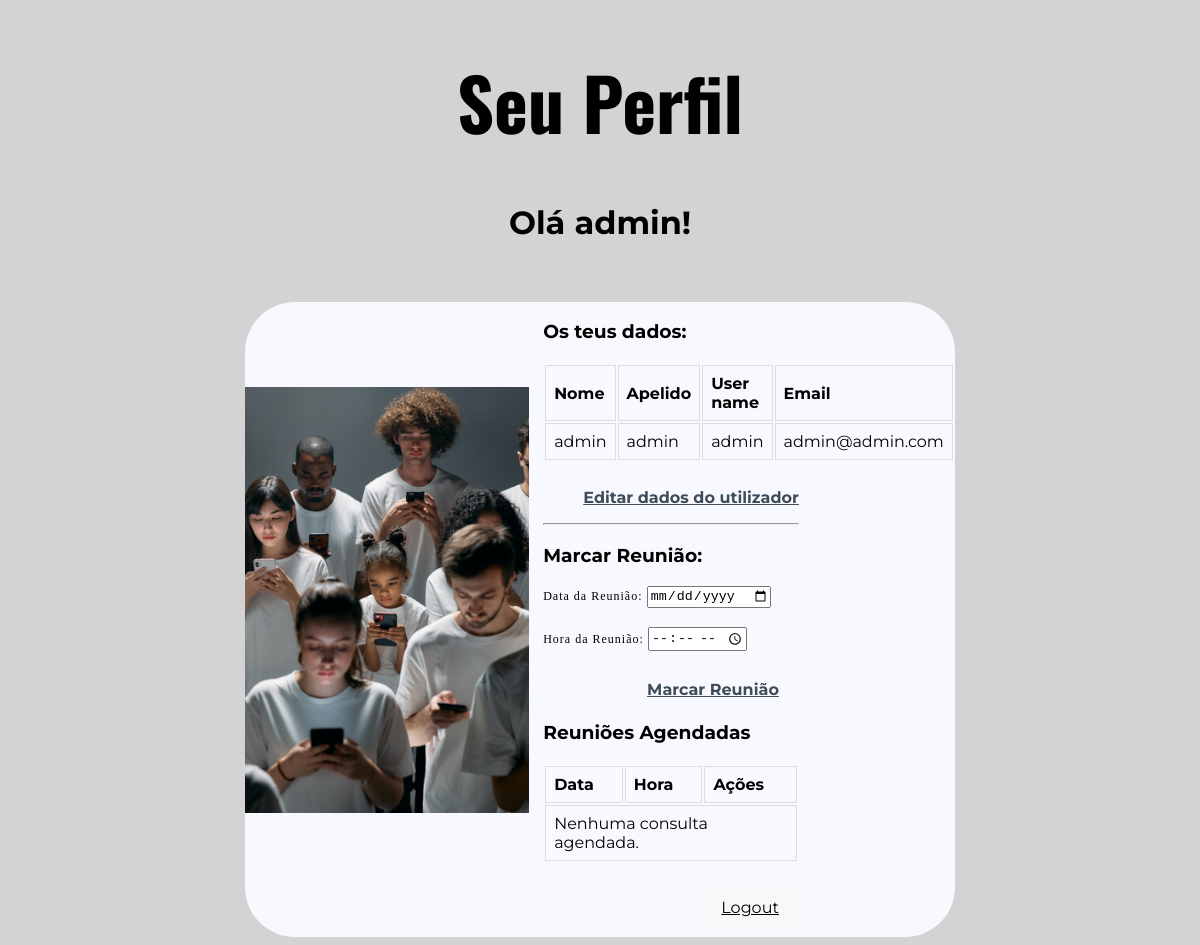
The app's page /login/perfil_utilizador.php (signed in) with its own data.
### tables this page shows
CREATE TABLE `Utilizadores` (
  `user_id` int(11) NOT NULL,
  `nome` varchar(255) DEFAULT NULL,
  `apelido` varchar(255) DEFAULT NULL,
  `user_name` varchar(255) DEFAULT NULL,
  `email` varchar(255) DEFAULT NULL,
  `password` varchar(255) DEFAULT NULL,
  `user_type` varchar(255) DEFAULT NULL
);

### login/perfil_utilizador.php (the view, shortened to what this page needs)
<?php
 $conn = MysqliConnection::getInstance()->getConnection();
$sql = "SELECT nome, apelido, user_name, password  FROM utilizadores WHERE user_id = " . $_SESSION["user_id"];
$result = $conn->query($sql);
if ($result->num_rows == 1) {
    $row = $result->fetch_assoc();
    $nome = $row['nome'];
    $apelido = $row['apelido'];
    $user_name = $row['user_name'];
} else {
    echo "Perfil de usuário não encontrado.";
}
?>
<!DOCTYPE html>
<html lang="pt">
<head>
</head>
<body class="p-3 m-0 border-0 bd-example m-0 border-0">
    <h1 id="perfil-h1">Seu Perfil</h1>
    <h4 id="perfil-h4">Olá <?php echo $nome; ?>! </h4>
    <div class="caixa1 row">
<div class="col-6">
    <img src="imagens/user.jpg" alt="persona" width="100%" height="auto";>
    <?php
    $user_id = $_SESSION['user_id'];
    $servername = "localhost";
    $username = "root";
    $password_db = "root";
    $dbname = "cpphp_ex";
    $conn = new mysqli($servername, $username, $password_db, $dbname);
    $sql = "SELECT nome, apelido, user_name, email FROM utilizadores WHERE user_id = $user_id";
    $result = $conn->query($sql);
    if ($result->num_rows == 1) {
        $row = $result->fetch_assoc();
        $nome = $row['nome'];
        $apelido = $row['apelido'];
        $user_name = $row['user_name'];
        $email = $row['email'];
    } else {
        echo "Perfil de usuário não encontrado.";
    }
    ?>
      </div>
<div class="col-6 area-welcome">
<h3>Os teus dados:</h3>
    <table class="user-table">
        <tr>
            <th>Nome</th>
            <th>Apelido</th>
            <th>User name</th>
            <th>Email</th>
        </tr>
        <tr>
            <td><?php echo $nome; ?></td>
            <td><?php echo $apelido; ?></td>
            <td><?php echo $user_name; ?></td>
            <td><?php echo $email; ?></td>
        </tr>
    </table>
    <p id="conta" style="text-align:right;margin-top:10%"><a id="registo" href="editar_perfil.php">Editar dados do utilizador</a></p>
    <hr>
    <h3>Marcar Reunião:</h3>
    <form method="POST" action="marcar_consulta.php">
        <label for="data">Data da Reunião:</label>
        <input type="date" id="data" name="data" required><br><br>
        <label for="horario">Hora da Reunião:</label>
        <input type="time" id="horario" name="horario" required><br><br>
        <input type="submit" value="Marcar Reunião" class="meu-botao-submit">
    </form>
<h3 style="margin-top:20%">Reuniões Agendadas</h3>
<table class="user-table">
    <thead>
        <tr>
            <th>Data</th>
            <th>Hora</th>
            <th>Ações</th>
        </tr>
    </thead>
    <tbody>
        <?php
        $servername = "localhost";
        $username = "root";
        $password_db = "root";
        $dbname = "cpphp_ex";
        $conn = new mysqli($servername, $username, $password_db, $dbname);
        $user_id = $_SESSION['user_id'];
        $sql = "SELECT id, data, horario FROM consultas WHERE user_id = '$user_id'";
        $result = $conn->query($sql);
        if ($result->num_rows > 0) {
            while ($row = $result->fetch_assoc()) {
                $consulta_id = $row['id'];
                $data = $row['data'];
                $horario = $row['horario'];
                echo "<tr>";
                echo "<td>$data</td>";
                echo "<td>$horario</td>";
                echo "<td>";
                echo "<a href='editar_consulta.php?id=$consulta_id' >Editar</a> | ";
                echo "<a href='excluir_consulta.php?id=$consulta_id'>Excluir</a>";
                echo "</td>";
                echo "</tr>";
            }
        } else {
            echo "<tr><td colspan='3'>Nenhuma consulta agendada.</td></tr>";
        }
        ?>
    </tbody>
</table>
    <a href="index.php" id="botaoSair">Logout</a>
    </div>
</body>
</html>

### login/perfil_utilizador.php (style rules this page uses)
* { box-sizing: border-box; }
[class*="col-"] { float: left; }
.row::after { content: ""; clear: both; display: table; }
.row>* { padding-right: 0; padding-left: 0; }
body { font-family: 'Montserrat', sans-serif; background-color: rgba(211, 211, 211, 1); }
h1 { color: #30404A; font-family: 'Oswald', sans-serif; font-size: 96px; }
h4 { color: #30404A; font-family: 'Montserrat', sans-serif; font-size: 32px; }
.caixa1.row { width: 60%; margin:auto; margin-top: 5%; border-radius:50px; background-color: RGBA( 248, 248, 255, 1 ); }
.col-6 { width:40%; }
label { font-family: 'Oswald', sans-serif; font-family: bold; letter-spacing: 1px; color: black; font-size:12px; }
input[type="submit"] { background-color: white; color: #fff; padding: 10px 20px; border: none; border-radius: 3px; cursor: pointer; margin-left: 0; }
#conta { color: #3E4C59; margin-top: 25px; }
form { margin: auto; }
a#registo { color: #3E4C59; font-weight: bold; }
.caixa1.row { width:60%; margin:auto; margin-top: 5%; border-radius:50px; }
.col-6.area-welcome { padding-left:2%; padding-right:2%; }
#perfil-h1 { color:black; font-size: 72px; text-align:center; }
#perfil-h4 { color:black; font-size: 32px; text-align:center; }
.user-table { width: 100%; margin-top: 20px; }
.user-table th, .user-table td { border: 1px solid #ddd; padding: 8px; text-align: left; }
input.meu-botao-submit { background-color: rgba(0,0,0,0); color: #3E4C59; font-weight: bold; font-size: 16px; font-family: 'Montserrat', sans-serif; text-decoration: underline; float: right; clear: both; }
#botaoSair { background-color: #f8f8f8; border: none; border-radius: 10px; color:#000000; padding:10px 20px; margin-top: 10%; float: right; clear: both; margin-bottom: 10px; }
img { padding-top: 30%; }

### records on screen
utilizadores: nome "admin", apelido "admin", user_name "admin", email "admin@admin.com"
